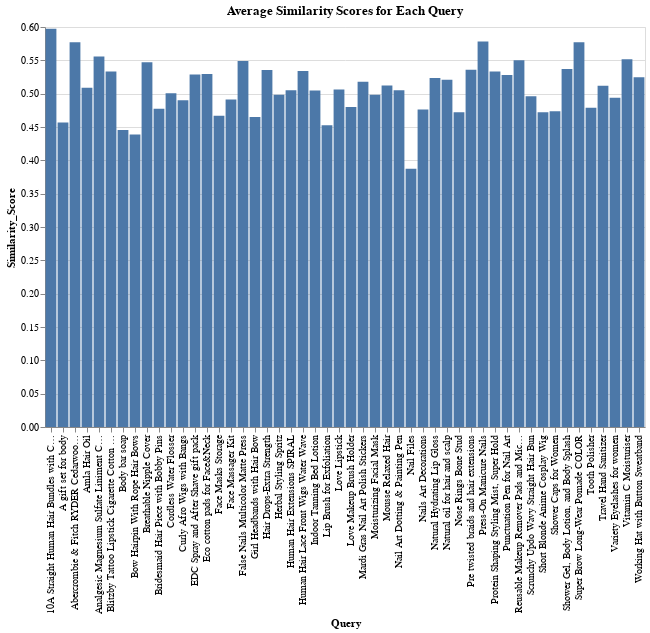

Notebook code for this chart:
### Code cell
import altair as alt

# Group by query and calculate the average similarity score
average_similarity = results_df.groupby('Query')['Similarity_Score'].mean().reset_index()

# Create the Altair chart
chart = alt.Chart(average_similarity).mark_bar().encode(
    x='Query',
    y='Similarity_Score'
).properties(
    title='Average Similarity Scores for Each Query',
    width=600,
    height=400
)

chart

### Figure 1 — Vega-Lite specification as saved in the notebook (floating-point values rounded to 4 significant figures)
{"config": {"view": {"continuousWidth": 300, "continuousHeight": 300}}, "data": {"name": "data-45891bcec842f3d1b22215444bb1f1ec"}, "mark": {"type": "bar"}, "encoding": {"x": {"field": "Query", "type": "nominal"}, "y": {"field": "Similarity_Score", "type": "quantitative"}}, "height": 400, "title": "Average Similarity Scores for Each Query", "width": 600, "$schema": "https://vega.github.io/schema/vega-lite/v5.20.1.json", "datasets": {"data-45891bcec842f3d1b22215444bb1f1ec": [{"Query": "10A Straight Human Hair Bundles with Closure", "Similarity_Score": 0.5974}, {"Query": "A gift set for body", "Similarity_Score": 0.4568}, {"Query": "Abercrombie & Fitch RYDER Cedarwood Musk Fragrance", "Similarity_Score": 0.5771}, {"Query": "Amla Hair Oil", "Similarity_Score": 0.509}, {"Query": "Analgesic Magnesium Sulfate Liniment Cream", "Similarity_Score": 0.5558}, {"Query": "Blitzby Tattoo Lipstick Cigarette Cotton Swab", "Similarity_Score": 0.5332}, {"Query": "Body bar soap", "Similarity_Score": 0.4457}, {"Query": "Bow Hairpin With Rope Hair Bows", "Similarity_Score": 0.4389}, {"Query": "Breathable Nipple Cover ", "Similarity_Score": 0.5469}, {"Query": "Bridesmaid Hair Piece with Bobby Pins", "Similarity_Score": 0.4775}, {"Query": "Cordless Water Flosser", "Similarity_Score": 0.5005}, {"Query": "Curly Afro Wigs with Bangs", "Similarity_Score": 0.4901}, {"Query": "EDC Spray and After Shave gift pack", "Similarity_Score": 0.5287}, {"Query": "Eco cotton pads for Face&Neck", "Similarity_Score": 0.5295}, {"Query": "Face Masks Storage", "Similarity_Score": 0.467}, {"Query": "Face Massager Kit", "Similarity_Score": 0.4913}, {"Query": "False Nails Multicolor Matte Press ", "Similarity_Score": 0.5492}, {"Query": "Girl Headbands with Hair Bow", "Similarity_Score": 0.4649}, {"Query": "Hair Drops-Extra Strength", "Similarity_Score": 0.5354}, {"Query": "Herbal Styling Spritz", "Similarity_Score": 0.4985}, {"Query": "Human Hair Extensions SPIRAL", "Similarity_Score": 0.5049}, {"Query": "Human Hair Lace Front Wigs Water Wave", "Similarity_Score": 0.5341}, {"Query": "Indoor Tanning Bed Lotion", "Similarity_Score": 0.5046}, {"Query": "Lip Brush for Exfoliation", "Similarity_Score": 0.4526}, {"Query": "Love Lipstick", "Similarity_Score": 0.5063}, {"Query": "Love Makeup Brush Holder", "Similarity_Score": 0.4799}, {"Query": "Mardi Gras Nail Art Polish Stickers", "Similarity_Score": 0.518}, {"Query": "Moisturizing Facial Mask", "Similarity_Score": 0.4982}, {"Query": "Mousse Relaxed Hair", "Similarity_Score": 0.5122}, {"Query": "Nail Art Dotting & Painting Pen", "Similarity_Score": 0.505}, {"Query": "Nail Files", "Similarity_Score": 0.3872}, {"Query": "Nails Art Decorations ", "Similarity_Score": 0.4762}, {"Query": "Natural Hydrating Lip Gloss", "Similarity_Score": 0.5234}, {"Query": "Natural oil for hair and scalp", "Similarity_Score": 0.521}, {"Query": "Nose Rings Bone Stud", "Similarity_Score": 0.472}, {"Query": "Pre twisted braids and hair extensions", "Similarity_Score": 0.5359}, {"Query": "Press-On Manicure Nails", "Similarity_Score": 0.5783}, {"Query": "Protein Shaping Styling Mist, Super Hold", "Similarity_Score": 0.5331}, {"Query": "Punctuation Pen for Nail Art", "Similarity_Score": 0.528}, {"Query": "Reusable Makeup Remover Pads and Microfiber Face Cleansing Gloves", "Similarity_Score": 0.5501}, {"Query": "Scrunchy Updo Wavy Straight Hair Bun", "Similarity_Score": 0.4963}, {"Query": "Short Blonde Anime Cosplay Wig ", "Similarity_Score": 0.4722}, {"Query": "Shower Caps for Women", "Similarity_Score": 0.4735}, {"Query": "Shower Gel, Body Lotion, and Body Splash", "Similarity_Score": 0.5369}, {"Query": "Super Brow Long-Wear Pomade COLOR", "Similarity_Score": 0.5772}, {"Query": "Tooth Polisher", "Similarity_Score": 0.479}, {"Query": "Travel Hand Sanitizer", "Similarity_Score": 0.512}, {"Query": "Variety Eyelashes for women", "Similarity_Score": 0.4939}, {"Query": "Vitamin C Moisturiser", "Similarity_Score": 0.5517}, {"Query": "Working Hat with Button Sweatband", "Similarity_Score": 0.5248}]}}
